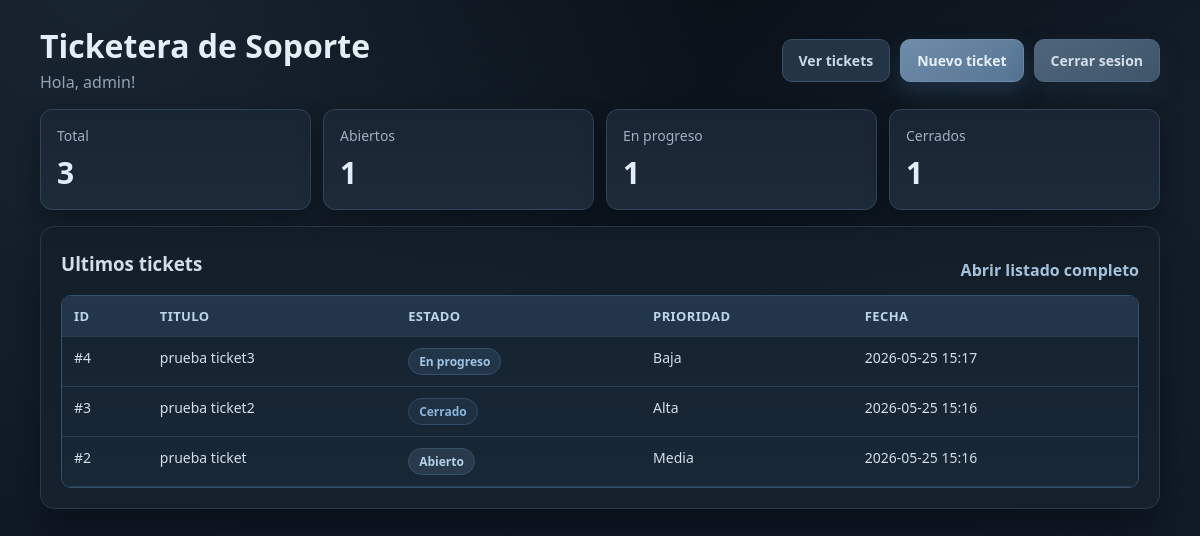
/dashboard (signed in), run on the app's committed database.
### tables this page shows
CREATE TABLE tickets (
            id INTEGER PRIMARY KEY AUTOINCREMENT,
            titulo TEXT NOT NULL,
            descripcion TEXT NOT NULL,
            estado TEXT NOT NULL
        , prioridad TEXT NOT NULL DEFAULT 'Media', creado_por TEXT NOT NULL DEFAULT 'sistema', fecha_creacion TEXT NOT NULL DEFAULT '');

### app.py (the view)
@app.route("/dashboard")
@login_required
def dashboard():
    connection = get_connection()
    stats = connection.execute(
        """
        SELECT
            COUNT(*) AS total,
            SUM(CASE WHEN estado = 'Abierto' THEN 1 ELSE 0 END) AS abiertos,
            SUM(CASE WHEN estado = 'En progreso' THEN 1 ELSE 0 END) AS progreso,
            SUM(CASE WHEN estado = 'Cerrado' THEN 1 ELSE 0 END) AS cerrados
        FROM tickets
        """
    ).fetchone()
    ultimos_tickets = connection.execute(
        """
        SELECT id, titulo, estado, prioridad, fecha_creacion
        FROM tickets
        ORDER BY id DESC
        LIMIT 6
        """
    ).fetchall()
    connection.close()
    return render_template(
        "dashboard.html",
        usuario=session["usuario"],
        stats=stats,
        ultimos_tickets=ultimos_tickets,
    )

### app.py (called while the page is built)
def get_connection():
    connection = sqlite3.connect(DB_PATH)
    connection.row_factory = sqlite3.Row
    return connection

def login_required(view):
    @wraps(view)
    def wrapped_view(*args, **kwargs):
        if "usuario" not in session:
            return redirect(url_for("login"))
        return view(*args, **kwargs)
    return wrapped_view

### templates/dashboard.html (shortened to what this page needs)
<!DOCTYPE html>
<html lang="es">
<head>
    <link rel="stylesheet" href="{{ url_for('static', filename='style.css') }}">
</head>
<body class="page-app">
    <main class="shell">
        <header class="topbar">
            <div>
                <h1>Ticketera de Soporte</h1>
                <p class="muted">Hola, {{ usuario }}!</p>
            </div>
            <nav class="topbar-actions">
                <a class="btn btn-ghost" href="{{ url_for('tickets') }}">Ver tickets</a>
                <a class="btn btn-primary" href="{{ url_for('crear_ticket') }}">Nuevo ticket</a>
                <a class="btn btn-danger" href="{{ url_for('logout') }}">Cerrar sesion</a>
            </nav>
        </header>
        <section class="stats-grid">
            <article class="stat-card">
                <p>Total</p>
                <h2>{{ stats["total"] or 0 }}</h2>
            </article>
            <article class="stat-card">
                <p>Abiertos</p>
                <h2>{{ stats["abiertos"] or 0 }}</h2>
            </article>
            <article class="stat-card">
                <p>En progreso</p>
                <h2>{{ stats["progreso"] or 0 }}</h2>
            </article>
            <article class="stat-card">
                <p>Cerrados</p>
                <h2>{{ stats["cerrados"] or 0 }}</h2>
            </article>
        </section>
        <section class="panel">
            <div class="panel-head">
                <h3>Ultimos tickets</h3>
                <a class="link-inline" href="{{ url_for('tickets') }}">Abrir listado completo</a>
            </div>
            {% if ultimos_tickets %}
                <div class="table-wrap">
                    <table>
                        <thead>
                            <tr>
                                <th>ID</th>
                                <th>Titulo</th>
                                <th>Estado</th>
                                <th>Prioridad</th>
                                <th>Fecha</th>
                            </tr>
                        </thead>
                        <tbody>
                            {% for ticket in ultimos_tickets %}
                                <tr>
                                    <td>#{{ ticket["id"] }}</td>
                                    <td>{{ ticket["titulo"] }}</td>
                                    <td>
                                        <span class="status status-{{ ticket['estado']|lower|replace(' ', '-') }}">
                                            {{ ticket["estado"] }}
                                        </span>
                                    </td>
                                    <td>{{ ticket["prioridad"] }}</td>
                                    <td>{{ ticket["fecha_creacion"] }}</td>
                                </tr>
                            {% endfor %}
                        </tbody>
                    </table>
                </div>
            {% else %}
                <p class="empty-state">Aun no hay tickets cargados.</p>
            {% endif %}
        </section>
    </main>
</body>
</html>

### static/style.css (style rules this page uses)
:root { color-scheme: dark; --bg: #0b1118; --bg-soft: #0f1721; --surface: #161f2a; --surface-strong: #1c2733; --text: #d3deea; --muted: #94a4b5; --border: #2a3746; --accent: #7c97b4; --accent-strong: #5f7d9c; --accent-soft: #243546; --line-contrast: #7fd0ff; --shadow: 0 20px 38px rgba(2, 7, 14, 0.46); --shadow-soft: 0 10px 22px rgba(2, 7, 14, 0.38); }
* { box-sizing: border-box; }
body { margin: 0; min-height: 100vh; font-family: "Segoe UI", Arial, sans-serif; color: var(--text); background: linear-gradient(180deg, #0b1118 0%, #101924 50%, #0f1a26 100%), repeating-linear-gradient( 108deg, rgba(127, 208, 255, 0.055) 0 1px, transparent 1px 20px ); background-attachment: fixed; }
.page-app, .page-home { background: radial-gradient(1400px circle at 8% -10%, rgba(128, 178, 220, 0.13), transparent 45%), radial-gradient(1200px circle at 105% 10%, rgba(105, 146, 188, 0.09), transparent 45%), linear-gradient(180deg, #0a1119 0%, #0f1823 45%, #101b28 100%); }
h1, h2, h3, p { margin: 0; }
h1 { font-size: clamp(28px, 3vw, 38px); line-height: 1.15; color: #e5edf6; }
.shell { width: min(1120px, calc(100% - 34px)); margin: 0 auto; padding: 28px 0 40px; }
.panel { background: linear-gradient(180deg, rgba(20, 30, 41, 0.93) 0%, rgba(22, 33, 45, 0.93) 100%); border: 1px solid var(--border); border-radius: 14px; box-shadow: var(--shadow); padding: 20px; }
.muted { margin-top: 6px; color: var(--muted); }
.btn { display: inline-flex; align-items: center; justify-content: center; gap: 8px; border: 1px solid transparent; border-radius: 10px; padding: 11px 16px; font-size: 14px; font-weight: 600; cursor: pointer; text-decoration: none; transition: transform 0.18s ease, box-shadow 0.18s ease, background 0.18s ease, border-color 0.18s ease; }
.btn-primary { color: #e7f1fb; background: linear-gradient(145deg, #6f8daa, #567493); border-color: #6f8daa; box-shadow: 0 10px 22px rgba(53, 86, 116, 0.4); }
.btn-ghost { color: #c9d9e8; background: #243445; border-color: #3a5066; }
.btn-danger { color: #d3deea; background: linear-gradient(145deg, #4e657b, #3f556a); border-color: #4e657b; box-shadow: 0 10px 22px rgba(34, 52, 70, 0.36); }
.link-inline { margin-top: 12px; display: inline-block; color: #a5c2dd; text-decoration: none; font-weight: 600; }
.topbar { display: flex; flex-wrap: wrap; align-items: center; justify-content: space-between; gap: 14px; margin-bottom: 16px; }
.topbar h1 { font-size: clamp(24px, 2.8vw, 32px); }
.topbar-actions { display: flex; flex-wrap: wrap; gap: 10px; }
.stats-grid { display: grid; gap: 12px; grid-template-columns: repeat(4, minmax(0, 1fr)); margin-bottom: 16px; }
.stat-card { background: linear-gradient(180deg, #1a2533 0%, #1d2a38 100%); border: 1px solid #314356; border-radius: 12px; padding: 16px; box-shadow: var(--shadow-soft); }
.stat-card p { color: #9cb0c3; font-size: 14px; }
.stat-card h2 { margin-top: 7px; font-size: 30px; color: #e3edf7; }
.panel-head { display: flex; align-items: center; justify-content: space-between; gap: 10px; margin-bottom: 14px; }
.table-wrap { width: 100%; overflow-x: auto; border: 1px solid #36506a; border-radius: 10px; box-shadow: inset 0 0 0 1px rgba(126, 180, 225, 0.08); }
table { width: 100%; min-width: 850px; border-collapse: collapse; background: linear-gradient(180deg, #162331 0%, #182736 100%); }
th, td { border-bottom: 1px solid #2b3f53; text-align: left; padding: 11px 12px; vertical-align: top; font-size: 14px; }
th { background: linear-gradient(180deg, #243649 0%, #223447 100%); color: #bed5e9; font-size: 13px; text-transform: uppercase; letter-spacing: 0.4px; }
.status { display: inline-flex; align-items: center; border-radius: 999px; padding: 4px 10px; font-size: 12px; font-weight: 700; }
.status-abierto { background: #283a4c; color: #b5d1ea; border: 1px solid #38516a; }
.status-en-progreso { background: #233548; color: #9fc4e4; border: 1px solid #35516d; }
.status-cerrado { background: #1f3042; color: #88b6dc; border: 1px solid #314c66; }

### data on the page
tickets: id "4", titulo "prueba ticket3", estado "En progreso", prioridad "Baja", fecha_creacion "2026-05-25 15:17"
tickets: id "3", titulo "prueba ticket2", estado "Cerrado", prioridad "Alta", fecha_creacion "2026-05-25 15:16"
tickets: id "2", titulo "prueba ticket", estado "Abierto", prioridad "Media", fecha_creacion "2026-05-25 15:16"

### other printed values
{{ usuario }} "admin"
{{ stats["total"] or 0 }} "3"
{{ stats["abiertos"] or 0 }} "1"
{{ stats["progreso"] or 0 }} "1"
{{ stats["cerrados"] or 0 }} "1"
